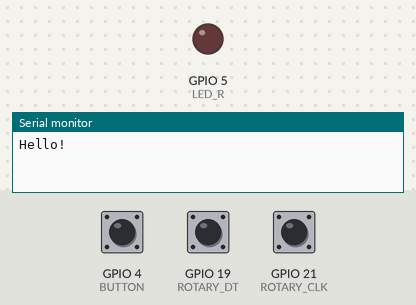
Recording of a sketch running on a simulated ESP32. Shown: output pins drawn as LEDs (lit = HIGH), the last lines printed to the serial monitor. The test bench sets the inputs (shaded band); at power-on: GPIO 21 (ROTARY_CLK) LOW, GPIO 4 (BUTTON) HIGH, GPIO 19 (ROTARY_DT) HIGH.

Above: at 2.8 s.
2.9 s: GPIO 21 (ROTARY_CLK) pulsed HIGH 5 times (0.12 s each, 0.3 s apart)
At 4.6 s:
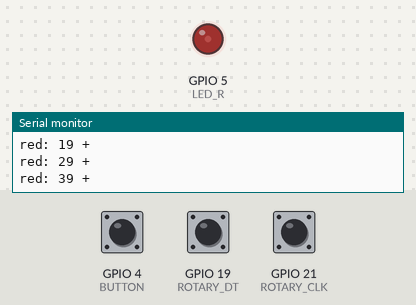
5.9 s: GPIO 21 (ROTARY_CLK) pulsed HIGH 2 times (0.12 s each, 0.3 s apart)
At 6.17 s:
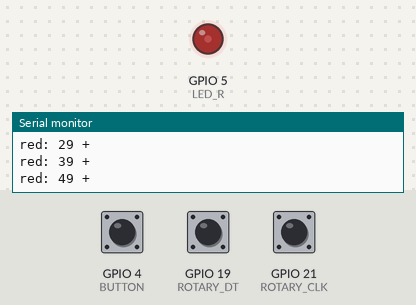
Timing chart, 0 to 8.9 s (numbered marks = the images above; inputs shaded):
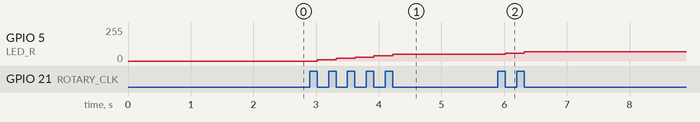

The sketch:

Rotary.ino
```cpp
#define LED_R 5
#define LED_G
#define LED_B

#define CHANNEL_R 0
#define CHANNEL_G 1
#define CHANNEL_B 2

#define BUTTON      4
#define ROTARY_SW   18
#define ROTARY_DT   19
#define ROTARY_CLK  21


void setup() {
  //pinMode (LED_R, ANALOG);

  //setup PWM -- ESP32
  ledcAttachPin(LED_R, CHANNEL_R);
  //ledcAttachPin(LED_G, CHANNEL_G);
  //ledcAttachPin(LED_B, CHANNEL_B);

  //ledcSetup(CHANNEL_R, 1000, 8);
  //ledcSetup(CHANNEL_G, 1000, 8);
  //ledcSetup(CHANNEL_B, 1000, 8);

  pinMode (BUTTON, INPUT_PULLUP);

  pinMode(ROTARY_CLK, INPUT);
  pinMode(ROTARY_DT, INPUT);

  Serial.begin(115200);
  Serial.flush();
  Serial.println("Hello!");
}

int iCounter = 0;
bool justPressed = false;

byte red = 255;

inline void noop()
{
  for (int i=0; i < 1600; i++) asm volatile ("NOP");
}

int clk = 0;
int dt = 0;

inline byte getDirection()
{
  byte ret = 0;
  int newCLK = digitalRead(ROTARY_CLK);
  int newDT = digitalRead(ROTARY_DT);
  noop();
  if ( (newCLK != clk) && newCLK == LOW ) { // CLK has changed from HIGH to LOW
    if ( dt == LOW)
      ret = -1;
    else
      ret = 1;
  }
  clk = newCLK;
  dt = newDT;
  return ret;
}

void loop() {

  byte dir = getDirection();

  if(dir != 0)
  {
    Serial.print("red: ");
    Serial.print(red);
    if(dir == 1)
      Serial.println(" + ");
    if(dir == -1)
      Serial.println(" - ");

    red = red + dir * 10;
    if(red < 1) red = 1;
    if(red > 254) red = 254;

    ledcWrite(0, red + 1);
  }


  if(digitalRead(BUTTON) == 0)
  {
    if(!justPressed)
    {
      iCounter = 0;
      Serial.println("---------------------");
      justPressed = true;
    }
  }
  else
    justPressed = false;

  /*
  Serial.print("read ");
  Serial.print(digitalRead(BUTTON));
  Serial.println("");
  digitalWrite(LED_PIN, HIGH);
  delay(500);
  digitalWrite(LED_PIN, LOW);
  delay(500);
  */
}
```

Measured:
- after the input at 2.9 s, GPIO 5 (LED_R): moves from 0/255 to 50/255 over 1.2 s, starting after 0.12 s
- after the input at 5.9 s, GPIO 5 (LED_R): 50/255 → 60/255 after 0.12 s, → 70/255 0.30 s later
